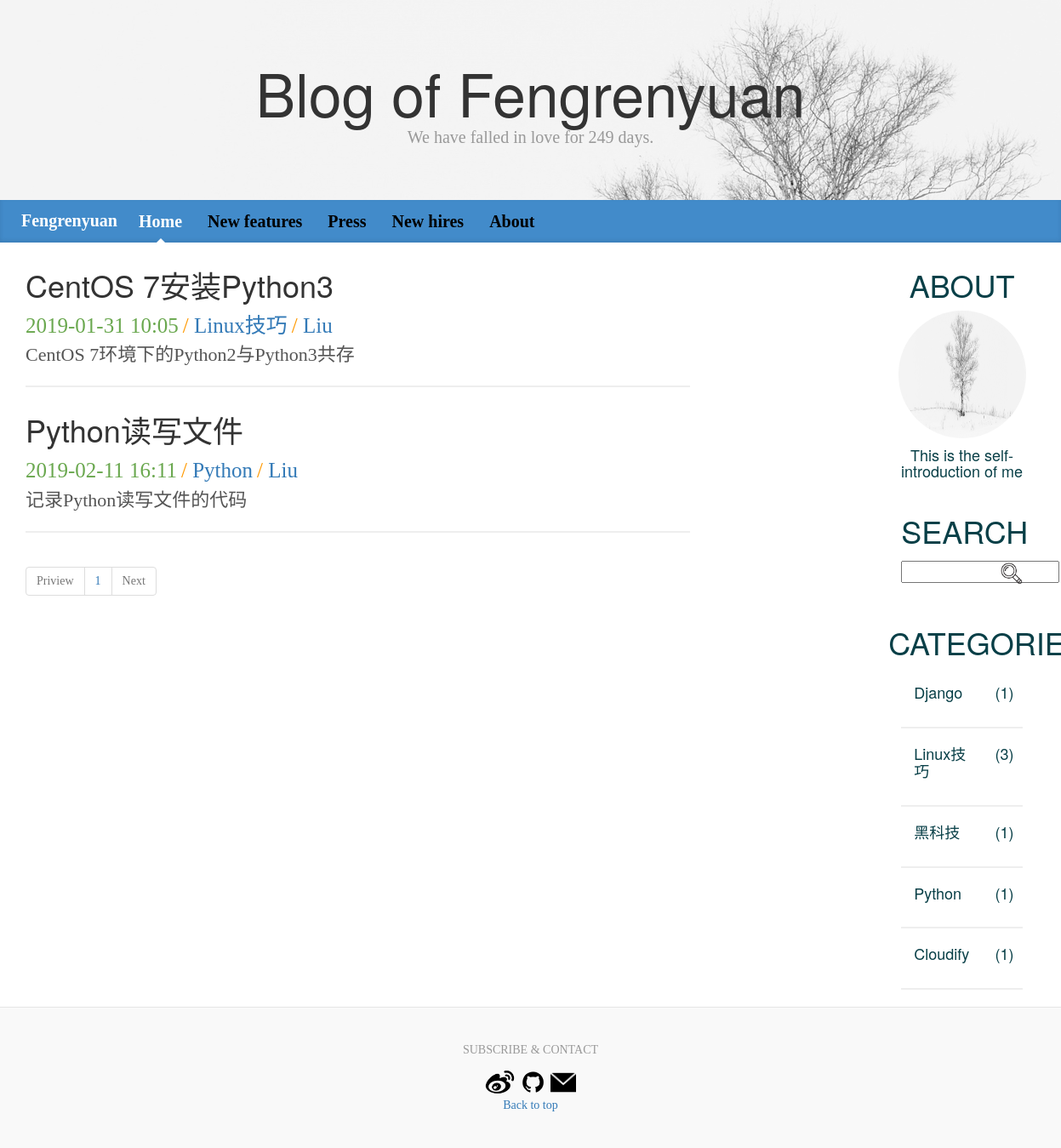
The app's page /blog/1/filter/?tag=4 with its own data.
### blog/models.py (models this page shows, shortened)
class Blog(models.Model):
    title = models.CharField('Title',max_length=32)
    author = models.CharField('Author',max_length=16)
    abstract = models.TextField('Abstract')
    content = MDTextField()
    created = models.DateTimeField('Publish Time', auto_now_add=True)
    category = models.ForeignKey(Category, verbose_name='Category', on_delete=models.CASCADE)
    tags = models.ManyToManyField(Tag, verbose_name='Tags')

class Category(models.Model):
    name = models.CharField('Name',max_length=16)

### blog/views.py (the view)
# urls.py: url(r'^blog/(\d+)/filter/$', get_blog, name='blog_get_blog'),
def get_blog(request, page):
    if not page:
        page = 1
    day = get_day()
    categorys = Category.objects.annotate(num_blogs=Count('blog')).filter(num_blogs__gt=0)
    if request.method == 'GET':
        cat_id = request.GET.get('cat')
        author_name = request.GET.get('author')
        tag_id = request.GET.get('tag')
    if cat_id:
        try:
            blogs = Blog.objects.filter(category=cat_id)
        except Blog.DoesNotExist:
            raise Http404
    elif author_name:
        try:
            blogs = Blog.objects.filter(author=author_name)
        except Blog.DoesNotExist:
            raise Http404
    elif tag_id:
        try:
            blogs = Blog.objects.filter(tags=tag_id)
        except Blog.DoesNotExist:
            raise Http404
    else:
            raise Http404
    paginator = Paginator(blogs, 5)
    try:
        blog_page = paginator.page(page)
    except PageNotAnInteger:
        page = 1
        blog_page = paginator.page(page)
    except InvalidPage:
        raise Http404
    except EmptyPage:
        page = paginator.num_pages
        blog_page = paginator.page(page)
    ctx = {
        'categorys': categorys,
        'blogs': blog_page,
        'day': day,
        'pagerange': paginator.page_range,
        'currentpage': page
    }
    return render(request, 'blog-list.html', ctx)

### blog/views.py (called while the page is built)
def get_day():
    now = datetime.datetime.now()
    old = datetime.datetime(2018,6,9)
    interval = now - old
    day = interval.days
    return day

### templates/blog-list.html (shortened to what this page needs)
{% extends 'base.html' %}
{% block content %}
    {% for blog in blogs %}
        <div class="blog">
            <div class="blog-title">
                <a href="{% url 'blog_get_detail' blog.id %}"><h1>{{ blog.title }}</h1></a>
            </div>
            <div class="blog-description">
                <span class="created" style="color: #6aa84f;font-size:25px;">{{ blog.created|date:"Y-m-d H:i" }}</span>
                <span class="category" style="color: #ff9900;font-size:25px;"> / </span>
                <span class="category" style="color: #ff9900;font-size:25px;"><a href="{% url 'blog_get_blog' 1 %}?cat={{ blog.category.id }}">{{ blog.category.name }}</a></span>
                <span class="category" style="color: #ff9900;font-size:25px;"> / </span>
                <span class="author" style="color: #4a86e8;font-size:25px;"><a href="{% url 'blog_get_blog' 1 %}?author={{ blog.author }}">{{ blog.author }}</a></span>
            </div>
            <div class="blog-main">
                <span style="font-size:22px">{{ blog.abstract|truncatewords:100 }}</span>
                <hr width="100%" style="border-width:2px;" />
            </div>
        </div>
    {% endfor %}
    <nav aria-lable="Page navigation">
        <ul class="pagination">
            {% if blogs.has_previous %}
                <li>
                    <a href="{% url 'blog_get_blogs' blogs.previous_page_number %}" aria-label="Previous">
                        <span aria-hidden="true">Preview</span>
                    </a>
                </li>
            {% else %}
                <li class="disabled">
                    <span aria-hidden="true">Priview</span>
                </li>
            {% endif %}
            {% for p in pagerange %}
                {% ifequal p currentpage %}
                    <li class="active"><a href="{% url 'blog_get_blogs' p %}">{{ p }}</a></li>
                {% else %}
                    <li><a href="{% url 'blog_get_blogs' p %}">{{ p }}</a></li>
                {% endifequal %}
            {% endfor %}
            {% if blogs.has_next %}
                <li>
                    <a href="{% url 'blog_get_blogs' blogs.next_page_number %}" aria-label="Next">
                        <span aria-hidden="true">Next</span>
                    </a>
                </li>
            {% else %}
                <li class="disabled">
                    <span aria-hidden="true">Next</span>
                </li>
            {% endif %}
        </ul>
    </nav>
{% endblock %}

### templates/base.html (shortened to what this page needs)
<!DOCTYPE html>
<html lang="en">
  <head>
    <link href="/static/bootstrap/css/bootstrap.css" rel="stylesheet">
    <link href="/static/bootstrap/css/sublime.css" rel="stylesheet">
    <link href="/static/bootstrap/css/blog.css" rel="stylesheet">
  </head>
  <body>
    <div class="container-fluid" style="background-image:url('/static/bootstrap/image/back.png');">
      <div class="blog-header text-center">
        <br/>
        <h1 class="blog-title">Blog of Fengrenyuan</h1>
        <p class="lead blog-description">We have falled in love for {{ day }} days.</p>
        <br/>
      </div>
    </div>
    <div class="blog-masthead">
      <div class="container-fluid">
        <nav class="blog-nav">
            <div class="navbar-header">
                <a class="blog-nav-item" style="color:white;" href="{% url 'blog_get_blogs' 1 %}">Fengrenyuan</a>
            </div>
            <div>
                <ul class="nav navbar-nav">
                    <li><a class="blog-nav-item active" href="#">Home</a></li>
                    <li><a class="blog-nav-item" href="#">New features</a></li>
                    <li><a class="blog-nav-item" href="#">Press</a></li>
                    <li><a class="blog-nav-item" href="#">New hires</a></li>
                    <li><a class="blog-nav-item" href="#">About</a></li>
                </ul>
            </div>
        </nav>
      </div>
    </div>
    <div class="container-fluid">
        <div class="row-fluid">
            <div class="col-md-8">
                {% block content %}
                {% endblock %}
            </div>
           <div class="col-md-2">
           </div>
           <div class="col-md-2">
               <div class="row-fluid">
                   <div class="blog-title text-center">
                       <h1 style="color:#083F47">ABOUT</h1>
                       <img class="img-circle image-responsive" src="/static/bootstrap/image/back.png" alt="portrait" width="150" height="150" />
                       <div class="text-center" style="margin-top:10px;">
                           <h4 style="color:#083F47">This is the self-introduction of me</h4>
                       </div>
                   </div>
               </div>
               <div class="row-fluid">
                   <div class="blog-title text-center col-md-12" style="margin-bottom: 5px;">
                       <h1 style="color:#083F47">SEARCH</h1>
                   </div>
               </div>
               <div class="row-fluid">
                   <div class="text-center">
                       <form action="{% url 'blog_search_blog' 1 %}" method="get">
                           <div class="col-md-8"><input type="text" name="search" /></div>
                           <div class="col-md-4"><input type="image" src="/static/bootstrap/icon/search.png" width="30" height="30" /></div>
                       </form>
                   </div>
               </div>
               <div class="row-fluid">
                   <div class="col-md-12">
                   </div>
               </div>
               <div class="row-fluid">
                   <div class="blog-title">
                       <div class="text-center">
                           <h1 style="padding-bottom:20px;color:#083F47;">CATEGORIES</h1>
                       </div>
                       {% for category in categorys %}
                           <div class="col-md-12">
                           <a href="{% url 'blog_get_blog' 1 %}?cat={{ category.id }}">
                               <div class="col-md-8 text-left">
                                   <h4 style="color:#083F47">{{ category.name }}</h4>
                               </div>
                               <div class="col-md-4 text-right">
                                   <h4 style="color:#083F47">({{ category.num_blogs }})</h4>
                               </div>
                           </a>
                           </div>
                           <div class="col-md-12">
                               <HR style="border-width:2px;" />
                           </div>
                       {% endfor %}
                   </div>
               </div>
           </div>
        </div>
    </div>
    <footer class="blog-footer">
      <div class="text-center">
        <p>SUBSCRIBE & CONTACT</p>
        <a href="https://weibo.com/727007383?is_all=1" target="view_window"><img src="/static/bootstrap/icon/sina.png" width="35" height="35" /></a>
        <a href="https://github.com/fengrenyuan?tab=repositories" target="view_window"><img src="/static/bootstrap/icon/github.png" width="35" height="35" /></a>
        <a href="mailto:727007383@qq.com" target="view_window"><img src="/static/bootstrap/icon/mail.png" width="30" height="30" /></a>
      </div>
      <p>
        <a href="#">Back to top</a>
      </p>
    </footer>
  </body>
</html>

### records on screen
Blog: title "CentOS 7安装Python3", created "2019-01-31 10:05", category.name "Linux技巧", author "Liu", abstract "CentOS 7环境下的Python2与Python3共存"
Blog: title "Python读写文件", created "2019-02-11 16:11", category.name "Python", author "Liu", abstract "记录Python读写文件的代码"
Category: name "Django", num_blogs "1"
Category: name "Linux技巧", num_blogs "3"
Category: name "黑科技", num_blogs "1"
Category: name "Python", num_blogs "1"
Category: name "Cloudify", num_blogs "1"

### other values on screen
{{ day }} "249"
{{ p }} "1"
